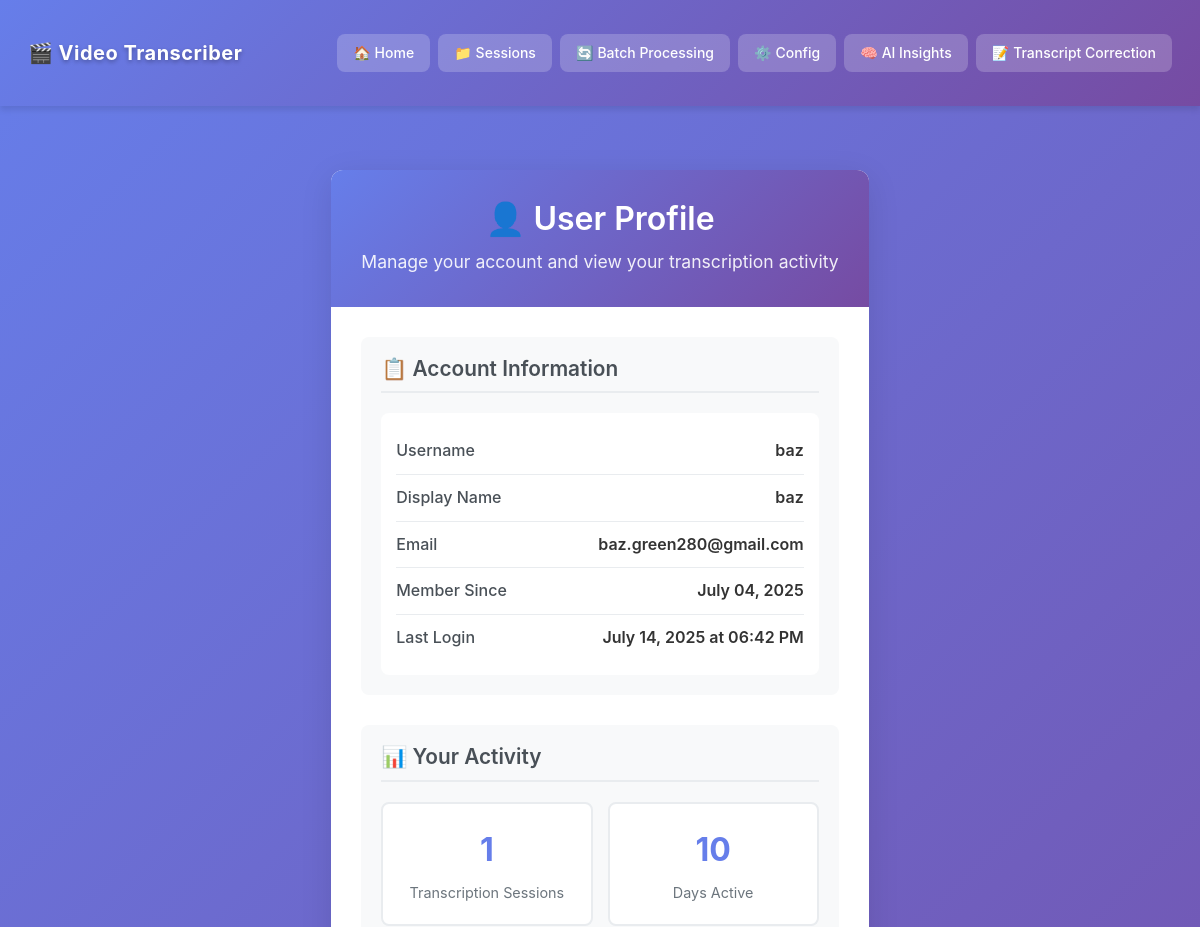
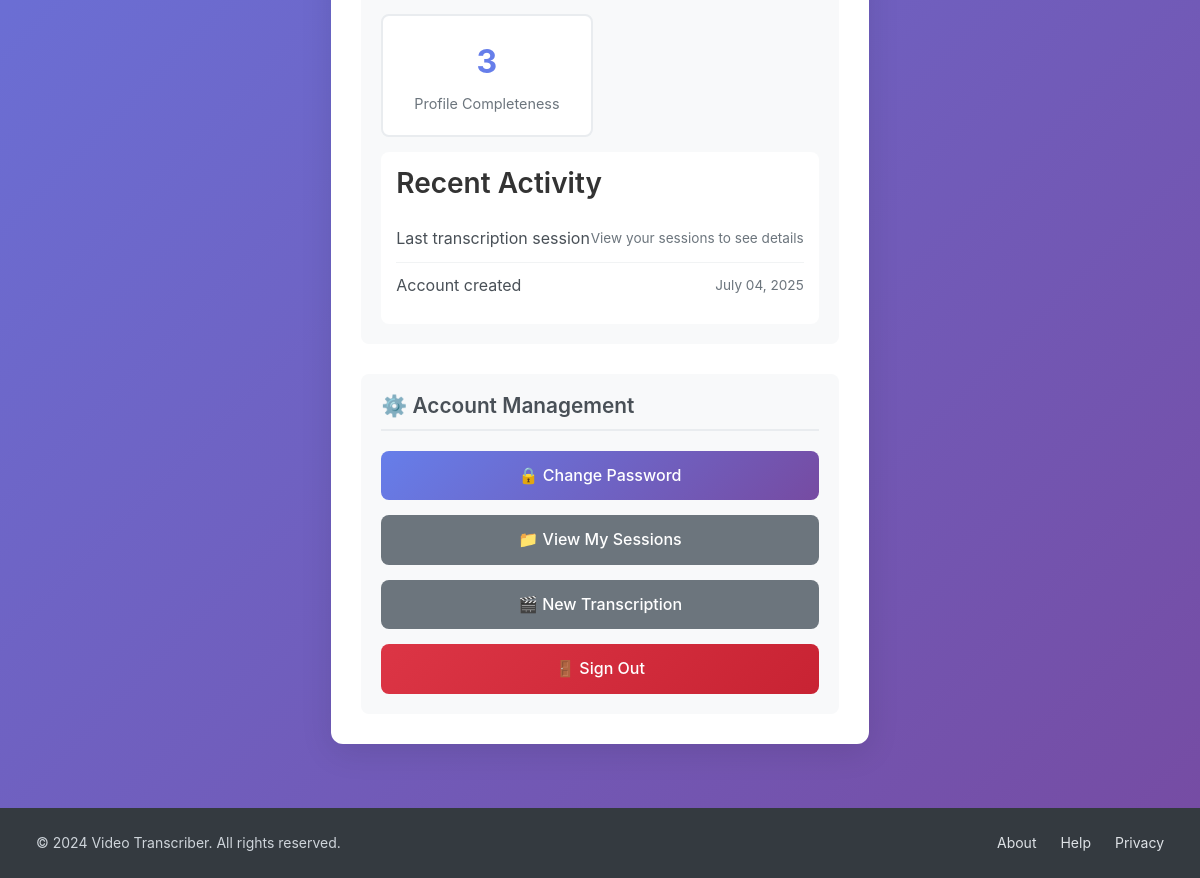
Page /auth/profile (signed in) on the committed database (2 pictures, top to bottom).
### src/models/auth.py (models this page shows, shortened)
class User(UserMixin, BaseModel):  # type: ignore
    __tablename__ = "users"
    id = db.Column(db.Integer, primary_key=True)
    username = db.Column(db.String(80), unique=True, nullable=False, index=True)
    email = db.Column(db.String(120), unique=True, nullable=False, index=True)
    password_hash = db.Column(db.String(255), nullable=False)
    display_name = db.Column(db.String(100), nullable=True)
    is_active = db.Column(db.Boolean, default=True, nullable=False)
    created_at = db.Column(db.DateTime, default=datetime.utcnow, nullable=False)
    last_login = db.Column(db.DateTime, nullable=True)
    sessions = db.relationship("UserSession", back_populates="user", lazy="dynamic")
    def get_session_count(self) -> int:
        return self.sessions.count()

### src/routes/auth.py (the view, shortened to what this page needs)
@auth_bp.route("/profile", methods=["GET", "POST"])
@login_required
def profile():
    profile_form = ProfileForm(
        original_email=current_user.email,
        display_name=current_user.display_name,
        email=current_user.email,
    )
    password_form = PasswordChangeForm()
    session_count = current_user.get_session_count()
    return render_template(
        "auth/profile.html",
        profile_form=profile_form,
        password_form=password_form,
        session_count=session_count,
    )

### data/templates/auth/profile.html (shortened to what this page needs)
{% extends "base.html" %}
{% block body_class %}layout-centered-with-header{% endblock %}
{% set show_header = true %}
{% block content %}
<div class="profile-container">
    <div class="profile-header">
        <h1>👤 User Profile</h1>
        <p>Manage your account and view your transcription activity</p>
    </div>
    <div class="profile-content">
        <div class="profile-sections">
            <div class="profile-section">
                <h2>📋 Account Information</h2>
                <div class="profile-info">
                    <div class="info-item">
                        <span class="info-label">Username</span>
                        <span class="info-value">{{ current_user.username }}</span>
                    </div>
                    <div class="info-item">
                        <span class="info-label">Display Name</span>
                        <span class="info-value">{{ current_user.display_name or current_user.username }}</span>
                    </div>
                    <div class="info-item">
                        <span class="info-label">Email</span>
                        <span class="info-value">{{ current_user.email }}</span>
                    </div>
                    <div class="info-item">
                        <span class="info-label">Member Since</span>
                        <span class="info-value">{{ current_user.created_at.strftime('%B %d, %Y') }}</span>
                    </div>
                    {% if current_user.last_login %}
                    <div class="info-item">
                        <span class="info-label">Last Login</span>
                        <span class="info-value">{{ current_user.last_login.strftime('%B %d, %Y at %I:%M %p') }}</span>
                    </div>
                    {% endif %}
                </div>
            </div>
            <div class="profile-section">
                <h2>📊 Your Activity</h2>
                <div class="stats-grid">
                    <div class="stat-card">
                        <div class="stat-number">{{ session_count or 0 }}</div>
                        <div class="stat-label">Transcription Sessions</div>
                    </div>
                    <div class="stat-card">
                        <div class="stat-number">{{ ((current_user.created_at | string).split()[0] | length) or 0 }}</div>
                        <div class="stat-label">Days Active</div>
                    </div>
                    <div class="stat-card">
                        <div class="stat-number">{{ current_user.display_name | length }}</div>
                        <div class="stat-label">Profile Completeness</div>
                    </div>
                </div>
                {% if session_count and session_count > 0 %}
                <div class="recent-activity">
                    <h3>Recent Activity</h3>
                    <div class="activity-item">
                        <span class="activity-description">Last transcription session</span>
                        <span class="activity-time">View your sessions to see details</span>
                    </div>
                    <div class="activity-item">
                        <span class="activity-description">Account created</span>
                        <span class="activity-time">{{ current_user.created_at.strftime('%B %d, %Y') }}</span>
                    </div>
                </div>
                {% endif %}
            </div>
            <div class="profile-section">
                <h2>⚙️ Account Management</h2>
                <div class="actions-section">
                    <a href="{{ url_for('auth.change_password') }}" class="action-button">
                        🔒 Change Password
                    </a>
                    <a href="{{ url_for('main.sessions') }}" class="action-button secondary">
                        📁 View My Sessions
                    </a>
                    <a href="{{ url_for('main.index') }}" class="action-button secondary">
                        🎬 New Transcription
                    </a>
                    <a href="{{ url_for('auth.logout') }}" class="action-button danger">
                        🚪 Sign Out
                    </a>
                </div>
            </div>
        </div>
    </div>
</div>
{% endblock %}

### data/static/css/app.css (style rules this page uses)
:root { --primary-color: #667eea; --primary-dark: #764ba2; --secondary-color: #00b894; --danger-color: #e74c3c; --warning-color: #f39c12; --info-color: #3498db; --success-color: #00b894; --gradient-primary: linear-gradient(135deg, #667eea 0%, #764ba2 100%); --gradient-success: linear-gradient(135deg, #00b894 0%, #00cec9 100%); --gradient-bg: linear-gradient(135deg, #667eea 0%, #764ba2 100%); --white: #ffffff; --gray-50: #f8f9fa; --gray-100: #f1f3f4; --gray-200: #e9ecef; --gray-300: #dee2e6; --gray-400: #ced4da; --gray-500: #adb5bd; --gray-600: #6c757d; --gray-700: #495057; --gray-800: #343a40; --gray-900: #212529; --dark: #333333; --font-family: -apple-system, BlinkMacSystemFont, 'Segoe UI', Roboto, Oxygen, Ubuntu, Cantarell, sans-serif; --font-size-xs: 0.75rem; --font-size-sm: 0.875rem; --font-size-base: 1rem; --font-size-lg: 1.125rem; --font-size-xl: 1.25rem; --font-size-2xl: 1.5rem; --font-size-3xl: 1.875rem; --font-size-4xl: 2.25rem; --spacing-xs: 0.25rem; --spacing-sm: 0.5rem; --spacing-md: 1rem; --spacing-lg: 1.5rem; --spacing-xl: 2rem; --spacing-2xl: 3rem; --spacing-3xl: 4rem; --radius-sm: 4px; --radius-md: 8px; --radius-lg: 12px; --radius-xl: 20px; --radius-full: 9999px; --shadow-sm: 0 1px 2px rgba(0, 0, 0, 0.05); --shadow-md: 0 4px 6px rgba(0, 0, 0, 0.1); --shadow-lg: 0 10px 15px rgba(0, 0, 0, 0.1); --shadow-xl: 0 20px 25px rgba(0, 0, 0, 0.1); --shadow-2xl: 0 25px 50px rgba(0, 0, 0, 0.25); --transition-fast: 0.15s ease; --transition-base: 0.3s ease; --transition-slow: 0.5s ease; --z-dropdown: 1000; --z-sticky: 1020; --z-fixed: 1030; --z-modal: 1040; --z-popover: 1050; --z-tooltip: 1060; }
* { margin: 0; padding: 0; box-sizing: border-box; }
html { font-size: 16px; scroll-behavior: smooth; }
body { font-family: var(--font-family); font-size: var(--font-size-base); line-height: 1.6; color: var(--dark); background: var(--gray-50); -webkit-font-smoothing: antialiased; -moz-osx-font-smoothing: grayscale; display: flex; flex-direction: column; min-height: 100vh; }
.layout-centered-with-header { background: var(--gradient-bg); min-height: 100vh; padding-top: 0; }
h1, h2, h3, h4, h5, h6 { font-weight: 600; line-height: 1.2; margin-bottom: var(--spacing-md); }

### rows in the picture
User: username "baz", display_name "baz", email "baz.green280@gmail.com", created_at "July 04, 2025", last_login "July 14, 2025 at 06:42 PM"

### other values in the picture
{{ session_count or 0 }} "1"
{{ ((current_user.created_at | string).split()[0] | length) or 0 }} "10"
{{ current_user.display_name | length }} "3"
